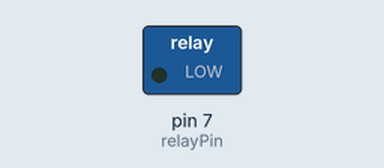
This sketch was run on a simulated Arduino Uno, built with avr-gcc and run on an emulated ATmega328P. Shown: switched loads named in the sketch (green lamp = pin HIGH). Dashed ring = blinking.

Above: at 0.5 s.
Timing chart, 0 to 4.6 s (numbered marks = the images above):
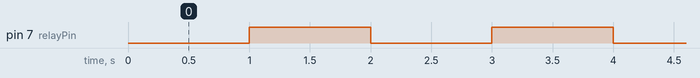

The sketch:

lab02.ino
```cpp
// Develop a program to interface a relay with Arduino board.

const int relayPin = 7;

void setup() {
	pinMode(relayPin, OUTPUT);
	digitalWrite(relayPin, HIGH);
}

void loop() {
	digitalWrite(relayPin, LOW);
	delay(1000);
	digitalWrite(relayPin, HIGH);
	delay(1000);
}
```

Measured:
- by itself, pin 7 (relayPin): alternates HIGH for 1.0 s and LOW for 1.0 s
